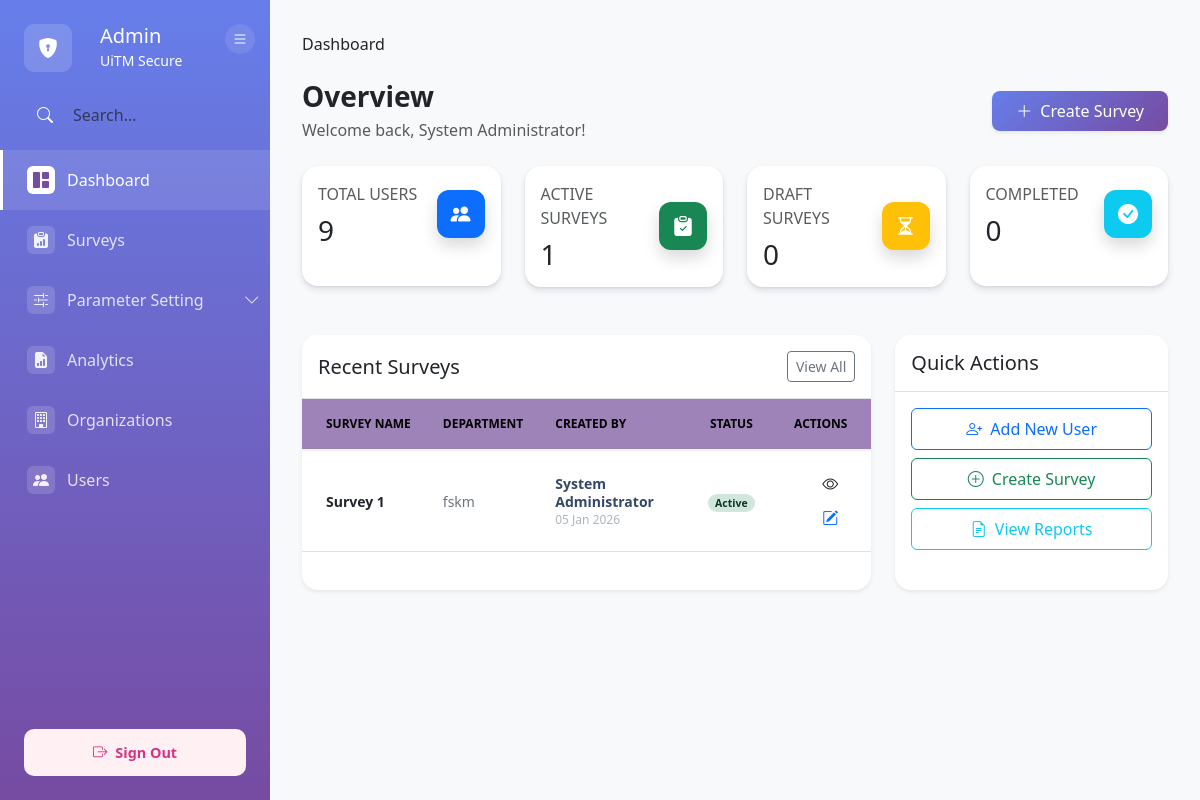
Screenshot of /modules/admin/dashboard.php (signed in) with the database file from the repository.
### tables this page shows
CREATE TABLE `survey` (
  `survey_ID` varchar(50) NOT NULL,
  `survey_name` varchar(30) NOT NULL,
  `department` varchar(50) DEFAULT NULL,
  `start_date` datetime DEFAULT NULL,
  `end_date` datetime DEFAULT NULL,
  `status` varchar(100) DEFAULT NULL,
  `survey_description` varchar(500) DEFAULT NULL,
  `created_by` varchar(10) DEFAULT NULL,
  `created_at` datetime DEFAULT NULL,
  `updated_id` varchar(10) DEFAULT NULL,
  `updated_by` date DEFAULT NULL
);

CREATE TABLE `user` (
  `user_ID` int(11) NOT NULL,
  `primary_email` varchar(255) NOT NULL,
  `password` varchar(255) DEFAULT NULL,
  `google_sub_id` varchar(255) DEFAULT NULL,
  `full_name` varchar(255) NOT NULL,
  `department` varchar(50) DEFAULT NULL,
  `status` enum('Active','Inactive') NOT NULL DEFAULT 'Active',
  `email_verified` enum('Verified','Not Verified') NOT NULL DEFAULT 'Not Verified',
  `last_login` datetime DEFAULT NULL,
  `created_at` datetime DEFAULT current_timestamp(),
  `updated_at` datetime DEFAULT current_timestamp() ON UPDATE current_timestamp(),
  `user_organization` varchar(100) DEFAULT NULL,
  `user_position` varchar(100) DEFAULT NULL,
  `user_phone_company` varchar(20) DEFAULT NULL,
  `user_handphone_no` varchar(20) DEFAULT NULL
);

### src/config/config.php (called while the page is built, shortened)
<?php
function isLoggedIn()
{
    return isset($_SESSION['user_ID']) && !empty($_SESSION['user_ID']);
}
?>

### src/includes/helpers/auth_helper.php (called while the page is built, shortened)
<?php
function getCurrentUser() {
    return [
        'user_ID' => $_SESSION['user_ID'],
        'email' => $_SESSION['email'],
        'full_name' => $_SESSION['full_name'],
        'roles' => $_SESSION['roles'],
    ];
}
?>

### src/modules/admin/dashboard.php (the view, shortened to what this page needs)
<?php
require_once '../../config/config.php';
$current_user = getCurrentUser();
try {
    $pdo = (new Database())->getConnection();
    $stmt_users = $pdo->query("SELECT COUNT(*) FROM user");
    $total_users = $stmt_users->fetchColumn();
    $stmt_active = $pdo->query("SELECT COUNT(*) FROM survey WHERE status = 'Active'");
    $total_active = $stmt_active->fetchColumn();
    $stmt_draft = $pdo->query("SELECT COUNT(*) FROM survey WHERE status = 'Draft'");
    $total_draft = $stmt_draft->fetchColumn();
    $stmt_completed = $pdo->query("SELECT COUNT(*) FROM survey WHERE status = 'Completed'");
    $total_completed = $stmt_completed->fetchColumn();
    $stmt_recent = $pdo->query("
        SELECT s.*, u.full_name AS created_by_name
        FROM survey s
        LEFT JOIN user u ON s.created_by = u.user_ID
        ORDER BY s.created_at DESC
        LIMIT 5
    ");
    $recent_surveys = $stmt_recent->fetchAll(PDO::FETCH_ASSOC);
} catch (PDOException $e) {
    $total_users = 0; $total_active = 0; $total_draft = 0; $total_completed = 0;
    $recent_surveys = [];
    $db_error = "Database connection error: " . $e->getMessage();
}
function getStatusBadge($status) {
    if ($status === 'Active') return '<span class="badge rounded-pill bg-success-subtle text-success-emphasis">Active</span>';
    return '<span class="badge rounded-pill bg-secondary-subtle text-secondary-emphasis">' . htmlspecialchars($status) . '</span>';
}
?>
<!DOCTYPE html>
<html lang="en">
<head>
    <link href="https://cdn.jsdelivr.net/npm/bootstrap@5.3.0/dist/css/bootstrap.min.css" rel="stylesheet">
    <link rel="stylesheet" href="https://cdn.jsdelivr.net/npm/bootstrap-icons@1.11.0/font/bootstrap-icons.css">
</head>
<body>
    <div class="page-container">
        <?php include_once __DIR__ . '/../includes/admin_sidebar.php'; ?>
        <div class="main-content-wrapper">
            <div class="main-content">
                <nav aria-label="breadcrumb" class="mb-4">
                    <ol class="breadcrumb">
                        <li class="breadcrumb-item active text-dark" aria-current="page">Dashboard</li>
                    </ol>
                </nav>
                <div class="d-flex flex-wrap justify-content-between align-items-center mb-4 gap-3">
                    <div>
                        <h3 class="fw-bold mb-1">Overview</h3>
                        <p class="text-muted mb-0">Welcome back, <?php echo htmlspecialchars($current_user['full_name']); ?>!</p>
                    </div>
                    <div class="d-flex gap-2">
                        <a href="survey/form-survey.php"
                            class="btn btn-primary shadow-sm px-4 py-2 rounded-3"
                            style="background: linear-gradient(135deg, #667eea 0%, #764ba2 100%); border: none;">
                            <i class="bi bi-plus-lg me-2"></i>Create Survey
                        </a>
                    </div>
                </div>
                <div class="row g-3 g-md-4 mb-4 mb-md-5">
                    <div class="col-12 col-sm-6 col-xl-3">
                        <div class="stat-card p-3">
                            <div class="d-flex justify-content-between align-items-center">
                                <div>
                                    <p class="text-sm mb-0 text-uppercase font-weight-bold text-muted">Total Users</p>
                                    <h3 class="font-weight-bolder mb-0 mt-2"><?php echo $total_users; ?></h3>
                                </div>
                                <div class="icon-shape bg-primary text-white shadow text-center">
                                    <i class="bi bi-people-fill"></i>
                                </div>
                            </div>
                        </div>
                    </div>
                    <div class="col-12 col-sm-6 col-xl-3">
                        <div class="stat-card p-3">
                            <div class="d-flex justify-content-between align-items-center">
                                <div>
                                    <p class="text-sm mb-0 text-uppercase font-weight-bold text-muted">Active Surveys</p>
                                    <h3 class="font-weight-bolder mb-0 mt-2"><?php echo $total_active; ?></h3>
                                </div>
                                <div class="icon-shape bg-success text-white shadow text-center">
                                    <i class="bi bi-clipboard-check-fill"></i>
                                </div>
                            </div>
                        </div>
                    </div>
                    <div class="col-12 col-sm-6 col-xl-3">
                        <div class="stat-card p-3">
                            <div class="d-flex justify-content-between align-items-center">
                                <div>
                                    <p class="text-sm mb-0 text-uppercase font-weight-bold text-muted">Draft Surveys</p>
                                    <h3 class="font-weight-bolder mb-0 mt-2"><?php echo $total_draft; ?></h3>
                                </div>
                                <div class="icon-shape bg-warning text-white shadow text-center">
                                    <i class="bi bi-hourglass-split"></i>
                                </div>
                            </div>
                        </div>
                    </div>
                    <div class="col-12 col-sm-6 col-xl-3">
                        <div class="stat-card p-3">
                            <div class="d-flex justify-content-between align-items-center">
                                <div>
                                    <p class="text-sm mb-0 text-uppercase font-weight-bold text-muted">Completed</p>
                                    <h3 class="font-weight-bolder mb-0 mt-2"><?php echo $total_completed; ?></h3>
                                </div>
                                <div class="icon-shape bg-info text-white shadow text-center">
                                    <i class="bi bi-check-circle-fill"></i>
                                </div>
                            </div>
                        </div>
                    </div>
                </div>
                <div class="row g-3 g-md-4">
                    <div class="col-12 col-lg-8">
                        <div class="card border-0 shadow-sm rounded-4 h-100">
                            <div class="card-header bg-white border-bottom py-3 rounded-top-4 d-flex justify-content-between align-items-center">
                                <h5 class="mb-0">Recent Surveys</h5>
                                <a href="survey/index.php" class="btn btn-sm btn-outline-secondary">View All</a>
                            </div>
                            <div class="table-responsive">
                                <table class="table table-hover align-middle mb-0">
                                    <thead>
                                        <tr>
                                            <th class="ps-4">Survey Name</th>
                                            <th>Department</th>
                                            <th>Created By</th>
                                            <th class="text-center">Status</th>
                                            <th class="text-end pe-4">Actions</th>
                                        </tr>
                                    </thead>
                                    <tbody>
                                        <?php if (empty($recent_surveys)): ?>
                                            <tr>
                                                <td colspan="5" class="text-center py-5">
                                                    <div class="text-muted">
                                                        <i class="bi bi-inbox display-4 d-block mb-2"></i>
                                                        No surveys found.
                                                    </div>
                                                </td>
                                            </tr>
                                        <?php else: ?>
                                            <?php foreach ($recent_surveys as $survey): ?>
                                                <tr onclick="window.location.href='survey/view-details.php?id=<?php echo $survey['survey_ID']; ?>';"
                                                    style="cursor: pointer;">
                                                    <td class="ps-4">
                                                        <div class="d-flex flex-column">
                                                            <span class="fw-bold text-dark"><?php echo htmlspecialchars($survey['survey_name']); ?></span>
                                                        </div>
                                                    </td>
                                                    <td>
                                                        <span class="text-secondary text-sm font-weight-bold"><?php echo htmlspecialchars($survey['department']); ?></span>
                                                    </td>
                                                    <td>
                                                        <div class="user-meta">
                                                            <span class="name"><?php echo htmlspecialchars($survey['created_by_name'] ?? 'System'); ?></span>
                                                            <span class="date"><?php echo date('d M Y', strtotime($survey['created_at'])); ?></span>
                                                        </div>
                                                    </td>
                                                    <td class="text-center">
                                                        <?php echo getStatusBadge($survey['status']); ?>
                                                    </td>
                                                    <td class="text-end pe-4" onclick="event.stopPropagation();">
                                                        <a href="survey/preview.php?id=<?php echo $survey['survey_ID']; ?>"
                                                        class="btn btn-sm btn-link text-dark px-2"
                                                        title="View Details">
                                                            <i class="bi bi-eye fs-6"></i>
                                                        </a>
                                                        <a href="survey/form-survey.php?id=<?php echo $survey['survey_ID']; ?>"
                                                        class="btn btn-sm btn-link text-primary px-2"
                                                        title="Edit Survey">
                                                            <i class="bi bi-pencil-square fs-6"></i>
                                                        </a>
                                                    </td>
                                                </tr>
                                            <?php endforeach; ?>
                                        <?php endif; ?>
                                    </tbody>
                                </table>
                            </div>
                        </div>
                    </div>
                    <div class="col-12 col-lg-4">
                        <div class="card border-0 shadow-sm rounded-4 h-100">
                            <div class="card-header bg-white border-bottom py-3 rounded-top-4">
                                <h5 class="mb-0">Quick Actions</h5>
                            </div>
                            <div class="card-body">
                                <div class="d-grid gap-2">
                                    <a href="user/form-user.php" class="btn btn-outline-primary py-2">
                                        <i class="bi bi-person-plus me-2"></i>Add New User
                                    </a>
                                    <a href="survey/form-survey.php" class="btn btn-outline-success py-2">
                                        <i class="bi bi-plus-circle me-2"></i>Create Survey
                                    </a>
                                    <a href="report/index.php" class="btn btn-outline-info py-2">
                                        <i class="bi bi-file-earmark-text me-2"></i>View Reports
                                    </a>
                                </div>
                            </div>
                        </div>
                    </div>
                </div>
            </div>
        </div>
    </div>
</body>
</html>

### src/modules/admin/dashboard.php (style rules this page uses)
html, body { height: 100%; margin: 0; padding: 0; overflow-x: hidden; background-color: #f8f9fa; }
.page-container { display: flex; min-height: 100vh; width: 100%; }
@media (min-width: 992px) { .main-content-wrapper { margin-left: 270px; width: calc(100% - 270px); min-height: 100vh; transition: all 0.3s ease; } }
.main-content { padding: 2rem; max-width: 100%; overflow-x: hidden; }
.table-responsive { overflow-x: auto; -webkit-overflow-scrolling: touch; }
.table th { font-weight: 700; background-color: #9d83b7ff; border-bottom: 2px solid #f0f2f5; color: black; text-transform: uppercase; font-size: 0.75rem; padding: 1rem; white-space: nowrap; }
.table td { padding: 1rem; vertical-align: middle; color: #67748e; font-size: 0.875rem; }
.stat-card { border: none; border-radius: 16px; box-shadow: 0 4px 6px rgba(50, 50, 93, 0.11), 0 1px 3px rgba(0, 0, 0, 0.08); transition: transform 0.2s; background: white; position: relative; overflow: hidden; min-height: 120px; }
.icon-shape { width: 48px; height: 48px; background-position: center; border-radius: 12px; display: flex; align-items: center; justify-content: center; flex-shrink: 0; }
.icon-shape i { font-size: 1.25rem; }
.user-meta { display: flex; flex-direction: column; line-height: 1.3; }
.user-meta .name { font-weight: 600; color: #344767; }
.user-meta .date { font-size: 0.75rem; color: #adb5bd; }
.card { margin-bottom: 1.5rem; }

### src/modules/includes/admin_sidebar.php (style rules this page uses)
@media (min-width: 992px) { .main-content-wrapper { margin-left: 270px !important; width: calc(100% - 270px) !important; transition: all 0.3s ease; } }

### rows the page displays
survey: user.full_name "System Administrator", survey_name "Survey 1", department "fskm", created_at "05 Jan 2026", status "Active"

### other values shown
$total_users "9"
$total_active "1"
$total_draft "0"
$total_completed "0"
